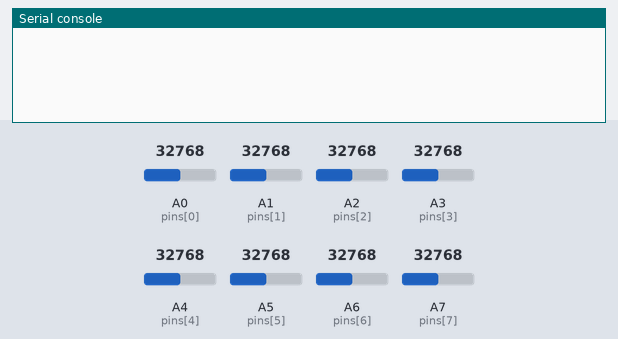
Bench run of a program on a simulated Circuit Playground running CircuitPython. Shown: the last lines printed to the serial console. The inputs (shaded band) are chosen by the test bench; at power-on: A0 (pins[0]) = 32768, A1 (pins[1]) = 32768, A2 (pins[2]) = 32768, A3 (pins[3]) = 32768, A4 (pins[4]) = 32768, A5 (pins[5]) = 32768, A6 (pins[6]) = 32768, A7 (pins[7]) = 32768 (analog values on the 0–65535 scale).

Above: at 1.2 s.
1.3 s: A0 (pins[0]) set to 45874
At 2.4 s:
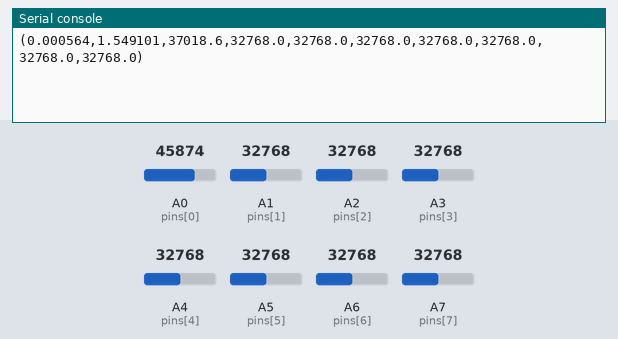
3.0 s: A1 (pins[1]) set to 45874
At 4.3 s:
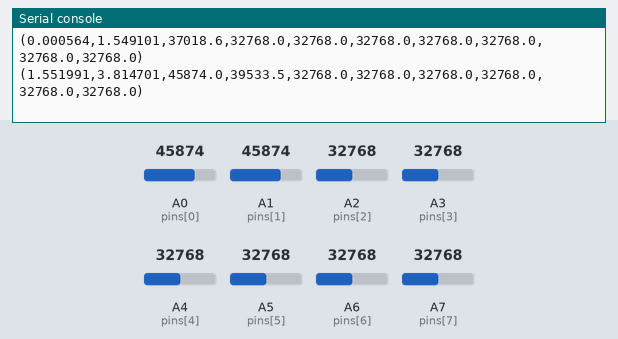
4.5 s: A2 (pins[2]) set to 45874
6.0 s: A3 (pins[3]) set to 45874
At 6.5 s:
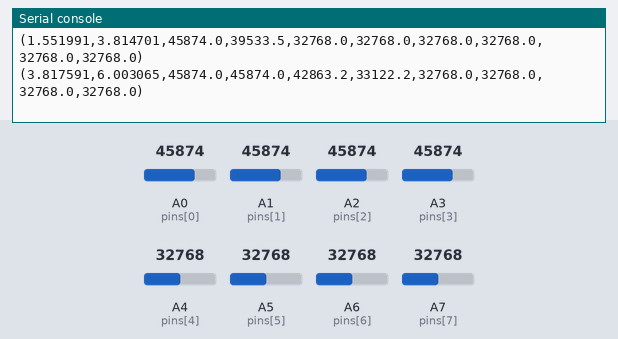
7.5 s: A4 (pins[4]) set to 45874
At 8.0 s:
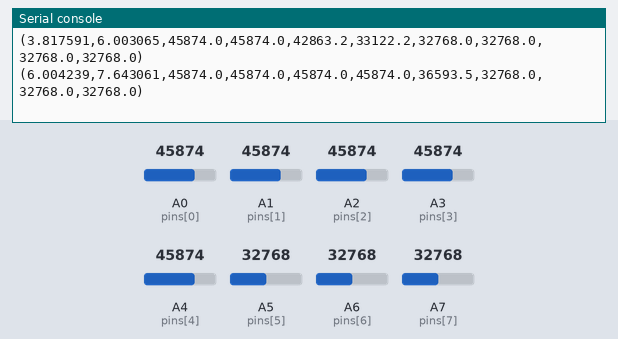
9.0 s: A5 (pins[5]) set to 45874
At 10.9 s:
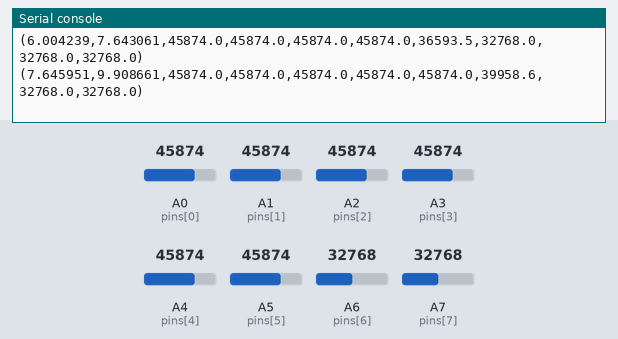
Timing chart, 0 to 11.5 s (numbered marks = the images above; inputs shaded):
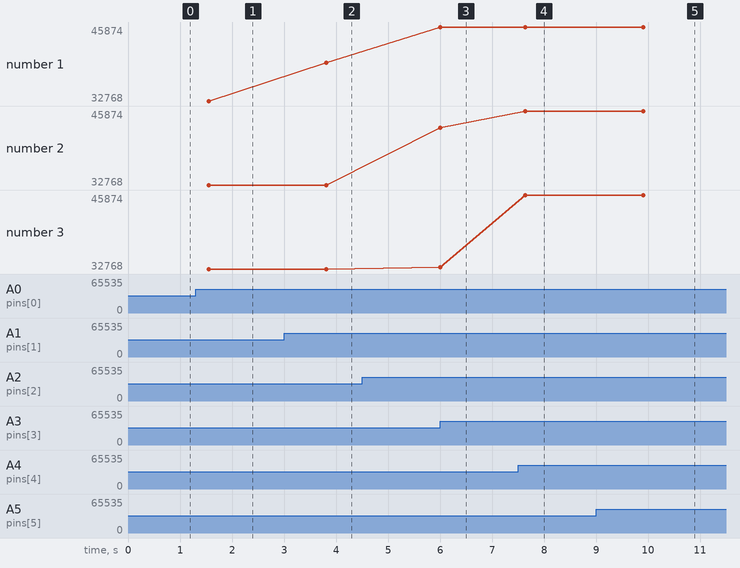

The program:

simple-analoguein.py
```python
### simple-analoguein v1.2
### Read analogue inputs on a Circuit Playground Express (CPX)
### Reads A0-A7 inputs and prints them to output

### copy this file to CPX as code.py

### MIT License

### Copyright (c) 2018 Kevin J. Walters

### Permission is hereby granted, free of charge, to any person obtaining a copy
### of this software and associated documentation files (the "Software"), to deal
### in the Software without restriction, including without limitation the rights
### to use, copy, modify, merge, publish, distribute, sublicense, and/or sell
### copies of the Software, and to permit persons to whom the Software is
### furnished to do so, subject to the following conditions:

### The above copyright notice and this permission notice shall be included in all
### copies or substantial portions of the Software.

### THE SOFTWARE IS PROVIDED "AS IS", WITHOUT WARRANTY OF ANY KIND, EXPRESS OR
### IMPLIED, INCLUDING BUT NOT LIMITED TO THE WARRANTIES OF MERCHANTABILITY,
### FITNESS FOR A PARTICULAR PURPOSE AND NONINFRINGEMENT. IN NO EVENT SHALL THE
### AUTHORS OR COPYRIGHT HOLDERS BE LIABLE FOR ANY CLAIM, DAMAGES OR OTHER
### LIABILITY, WHETHER IN AN ACTION OF CONTRACT, TORT OR OTHERWISE, ARISING FROM,
### OUT OF OR IN CONNECTION WITH THE SOFTWARE OR THE USE OR OTHER DEALINGS IN THE
### SOFTWARE.

import time

import board
from analogio import AnalogIn

### All eight pins on CPX board
pins = [ AnalogIn(board.A0),
         AnalogIn(board.A1),
         AnalogIn(board.A2),
         AnalogIn(board.A3),
         AnalogIn(board.A4),
         AnalogIn(board.A5),
         AnalogIn(board.A6),
         AnalogIn(board.A7) ]

numpins = len(pins)
refvoltage = pins[0].reference_voltage
adcconvfactor = refvoltage / 65536

### Convert value from pin.value to voltage
def getVoltage(pin):
    return pin.value * adcconvfactor

### 1000 is about 2.4s per loop iteration for 7 pins on a CPX
### 370 is about 1s for 8 pins on CPX
samples = 370

### Print two relative timestamps in seconds plus an unweighted average of
### many samples for each pin in python tuple style which can be read
### directly graphed by the Mu editor - values are raw (0-65535)
while True:
    total = [0] * numpins
    t1 = time.monotonic()
    for repeat in range(samples):
        values = [pin.value for pin in pins]
        total = [sum(x) for x in zip(total, values)]
    t2 = time.monotonic()
    avgs = list(map(lambda x: x / samples, total))
    print("({:f},{:f},".format(t1,t2) + ",".join(str(avg) for avg in avgs) + ")")
```

Measured:
- after the input at 1.3 s, the serial console: prints a new line after 0.25 s (image 1)
- after the input at 3.0 s, the serial console: prints a new line after 0.81 s (image 2)
- after the input at 6.0 s, the serial console: prints a new line at once (image 3)
- after the input at 7.5 s, the serial console: prints a new line after 0.14 s (image 4)
- after the input at 9.0 s, the serial console: prints a new line after 0.91 s (image 5)
- plotted number 1: 32768 → 39533.5 after the input at 3.0 s
- plotted number 3: 32768 → 33122.2 after the input at 6.0 s
